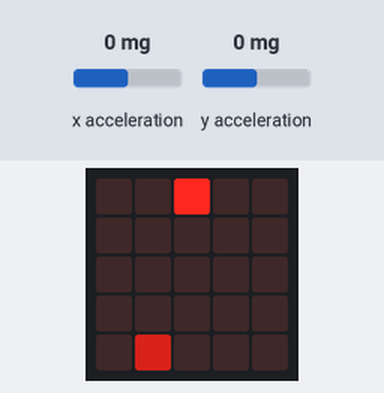
Simulated run of this program. Board: BBC micro:bit running MicroPython. On the bench: the board's 5×5 LED display. The inputs (shaded band) are chosen by the test bench; at power-on: x acceleration 0 mg, y acceleration 0 mg. Random numbers come from a fixed seed.

Above: at 1.2 s.
1.3 s: x acceleration set to -271 mg
At 1.37 s:
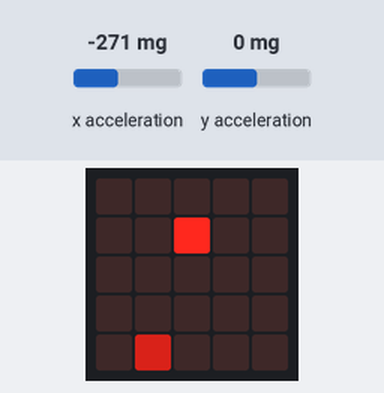
3.0 s: x acceleration set to -327 mg
At 3.49 s:
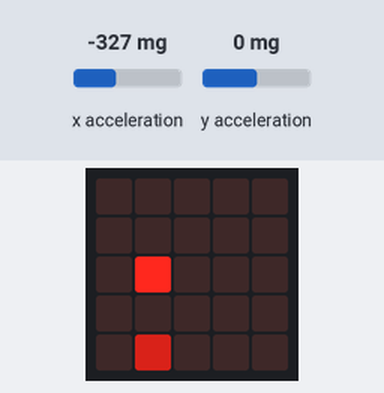
At 4.1 s:
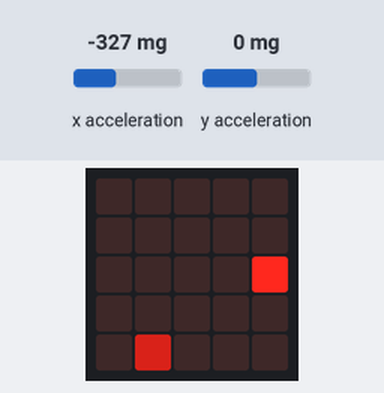
Timing chart, 0 to 6.0 s (numbered marks = the images above; inputs shaded):
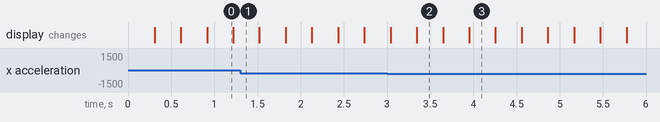

Measured:
- the behaviour switches between -300 and -301 mg on x acceleration (found by bisection; images 1 and 2)

The program:

snakeGame.py
```python
from microbit import *
import random

# Initialize snake and food
snake = [(2, 2)]  # Snake starts at the center
direction = (0, 1)  # Initial direction (moving down)
food = (random.randint(0, 4), random.randint(0, 4))

def generate_food():
    while True:
        new_food = (random.randint(0, 4), random.randint(0, 4))
        if new_food not in snake:
            return new_food

while True:
    # Clear the display
    display.clear()

    # Display the snake
    for segment in snake:
        display.set_pixel(segment[0], segment[1], 9)

    # Display the food
    display.set_pixel(food[0], food[1], 5)

    # Read accelerometer values to determine direction
    x = accelerometer.get_x()
    y = accelerometer.get_y()

    if x < -300:
        direction = (-1, 0)  # Move left
    elif x > 300:
        direction = (1, 0)  # Move right
    elif y < -300:
        direction = (0, -1)  # Move up
    elif y > 300:
        direction = (0, 1)  # Move down

    # Calculate new head position with wrapping
    head_x, head_y = snake[0]
    new_head = (
        (head_x + direction[0]) % 5,  # Wrap horizontally
        (head_y + direction[1]) % 5   # Wrap vertically
    )

    # Check for collisions with itself
    if new_head in snake:
        display.show(Image.SAD)
        sleep(2000)
        snake = [(2, 2)]  # Reset snake
        direction = (0, 1)  # Reset direction
        food = generate_food()
        continue

    # Add new head to the snake
    snake.insert(0, new_head)

    # Check if the snake eats food
    if new_head == food:
        food = generate_food()  # Generate new food
    else:
        snake.pop()  # Remove the tail to maintain snake length

    # Small delay to control game speed
    sleep(300)
```
